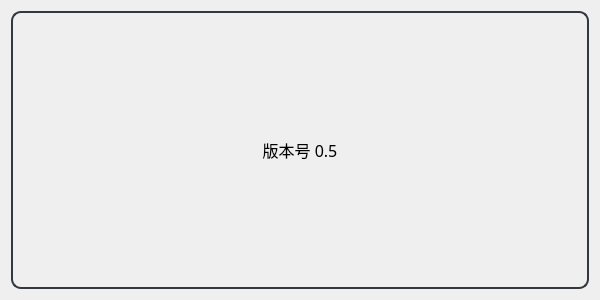
<?xml version="1.0" encoding="UTF-8"?>
<ui version="4.0">
 <class>search_dialog</class>
 <widget class="QDialog" name="search_dialog">
  <property name="windowModality">
   <enum>Qt::NonModal</enum>
  </property>
  <property name="enabled">
   <bool>true</bool>
  </property>
  <property name="geometry">
   <rect>
    <x>0</x>
    <y>0</y>
    <width>600</width>
    <height>300</height>
   </rect>
  </property>
  <property name="sizePolicy">
   <sizepolicy hsizetype="Fixed" vsizetype="Fixed">
    <horstretch>0</horstretch>
    <verstretch>6</verstretch>
   </sizepolicy>
  </property>
  <property name="font">
   <font>
    <family>黑体</family>
    <pointsize>12</pointsize>
   </font>
  </property>
  <property name="windowTitle">
   <string>鹅山通</string>
  </property>
  <property name="windowIcon">
   <iconset>
    <normaloff>icon.svg</normaloff>icon.svg</iconset>
  </property>
  <property name="layoutDirection">
   <enum>Qt::LeftToRight</enum>
  </property>
  <property name="sizeGripEnabled">
   <bool>false</bool>
  </property>
  <layout class="QVBoxLayout" name="verticalLayout" stretch="0">
   <property name="spacing">
    <number>6</number>
   </property>
   <property name="sizeConstraint">
    <enum>QLayout::SetDefaultConstraint</enum>
   </property>
   <item>
    <widget class="QGroupBox" name="groupBox">
     <property name="styleSheet">
      <string notr="true">QGroupBox {
	color: black;
	border: 2px solid #33373E; /* 边框宽度和颜色 */
	border-radius: 10px; /* 边框圆度 */;
}</string>
     </property>
     <property name="title">
      <string/>
     </property>
     <layout class="QVBoxLayout" name="verticalLayout_2">
      <item>
       <widget class="QLabel" name="version">
        <property name="font">
         <font>
          <family>微软雅黑</family>
          <pointsize>12</pointsize>
         </font>
        </property>
        <property name="text">
         <string>版本号 0.5</string>
        </property>
        <property name="alignment">
         <set>Qt::AlignCenter</set>
        </property>
       </widget>
      </item>
     </layout>
    </widget>
   </item>
  </layout>
 </widget>
 <resources/>
 <connections/>
</ui>
